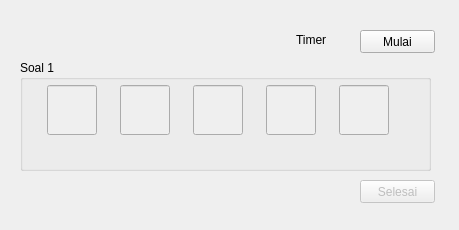
<?xml version="1.0" encoding="UTF-8"?>
<ui version="4.0">
 <class>Form</class>
 <widget class="QWidget" name="Form">
  <property name="geometry">
   <rect>
    <x>0</x>
    <y>0</y>
    <width>459</width>
    <height>230</height>
   </rect>
  </property>
  <property name="windowTitle">
   <string>Form</string>
  </property>
  <widget class="QPushButton" name="startEx">
   <property name="geometry">
    <rect>
     <x>360</x>
     <y>30</y>
     <width>75</width>
     <height>23</height>
    </rect>
   </property>
   <property name="text">
    <string>Mulai</string>
   </property>
  </widget>
  <widget class="QGroupBox" name="groupBox">
   <property name="geometry">
    <rect>
     <x>20</x>
     <y>60</y>
     <width>411</width>
     <height>111</height>
    </rect>
   </property>
   <property name="title">
    <string>Soal 1</string>
   </property>
   <widget class="QWidget" name="horizontalLayoutWidget">
    <property name="geometry">
     <rect>
      <x>10</x>
      <y>20</y>
      <width>381</width>
      <height>61</height>
     </rect>
    </property>
    <layout class="QHBoxLayout" name="horizontalLayout">
     <item>
      <widget class="QLineEdit" name="lineEdit">
       <property name="enabled">
        <bool>false</bool>
       </property>
       <property name="sizePolicy">
        <sizepolicy hsizetype="Fixed" vsizetype="Fixed">
         <horstretch>0</horstretch>
         <verstretch>0</verstretch>
        </sizepolicy>
       </property>
       <property name="maximumSize">
        <size>
         <width>50</width>
         <height>50</height>
        </size>
       </property>
       <property name="font">
        <font>
         <pointsize>20</pointsize>
        </font>
       </property>
       <property name="text">
        <string/>
       </property>
       <property name="maxLength">
        <number>1</number>
       </property>
       <property name="alignment">
        <set>Qt::AlignCenter</set>
       </property>
      </widget>
     </item>
     <item>
      <widget class="QLineEdit" name="lineEdit_2">
       <property name="enabled">
        <bool>false</bool>
       </property>
       <property name="sizePolicy">
        <sizepolicy hsizetype="Fixed" vsizetype="Fixed">
         <horstretch>0</horstretch>
         <verstretch>0</verstretch>
        </sizepolicy>
       </property>
       <property name="maximumSize">
        <size>
         <width>50</width>
         <height>50</height>
        </size>
       </property>
       <property name="font">
        <font>
         <pointsize>20</pointsize>
        </font>
       </property>
       <property name="maxLength">
        <number>1</number>
       </property>
       <property name="alignment">
        <set>Qt::AlignCenter</set>
       </property>
      </widget>
     </item>
     <item>
      <widget class="QLineEdit" name="lineEdit_3">
       <property name="enabled">
        <bool>false</bool>
       </property>
       <property name="sizePolicy">
        <sizepolicy hsizetype="Fixed" vsizetype="Fixed">
         <horstretch>0</horstretch>
         <verstretch>0</verstretch>
        </sizepolicy>
       </property>
       <property name="maximumSize">
        <size>
         <width>50</width>
         <height>50</height>
        </size>
       </property>
       <property name="font">
        <font>
         <pointsize>20</pointsize>
        </font>
       </property>
       <property name="text">
        <string/>
       </property>
       <property name="maxLength">
        <number>1</number>
       </property>
       <property name="alignment">
        <set>Qt::AlignCenter</set>
       </property>
      </widget>
     </item>
     <item>
      <widget class="QLineEdit" name="lineEdit_4">
       <property name="enabled">
        <bool>false</bool>
       </property>
       <property name="sizePolicy">
        <sizepolicy hsizetype="Fixed" vsizetype="Fixed">
         <horstretch>0</horstretch>
         <verstretch>0</verstretch>
        </sizepolicy>
       </property>
       <property name="maximumSize">
        <size>
         <width>50</width>
         <height>50</height>
        </size>
       </property>
       <property name="font">
        <font>
         <pointsize>20</pointsize>
        </font>
       </property>
       <property name="maxLength">
        <number>1</number>
       </property>
       <property name="alignment">
        <set>Qt::AlignCenter</set>
       </property>
      </widget>
     </item>
     <item>
      <widget class="QLineEdit" name="lineEdit_5">
       <property name="enabled">
        <bool>false</bool>
       </property>
       <property name="sizePolicy">
        <sizepolicy hsizetype="Fixed" vsizetype="Fixed">
         <horstretch>0</horstretch>
         <verstretch>0</verstretch>
        </sizepolicy>
       </property>
       <property name="maximumSize">
        <size>
         <width>50</width>
         <height>50</height>
        </size>
       </property>
       <property name="font">
        <font>
         <pointsize>20</pointsize>
        </font>
       </property>
       <property name="layoutDirection">
        <enum>Qt::LeftToRight</enum>
       </property>
       <property name="text">
        <string/>
       </property>
       <property name="maxLength">
        <number>1</number>
       </property>
       <property name="alignment">
        <set>Qt::AlignCenter</set>
       </property>
      </widget>
     </item>
    </layout>
   </widget>
  </widget>
  <widget class="QPushButton" name="nextEx">
   <property name="enabled">
    <bool>false</bool>
   </property>
   <property name="geometry">
    <rect>
     <x>360</x>
     <y>180</y>
     <width>75</width>
     <height>23</height>
    </rect>
   </property>
   <property name="text">
    <string>Selesai</string>
   </property>
  </widget>
  <widget class="QLabel" name="ttimer">
   <property name="geometry">
    <rect>
     <x>296</x>
     <y>30</y>
     <width>51</width>
     <height>20</height>
    </rect>
   </property>
   <property name="text">
    <string>Timer</string>
   </property>
  </widget>
 </widget>
 <resources/>
 <connections/>
</ui>
